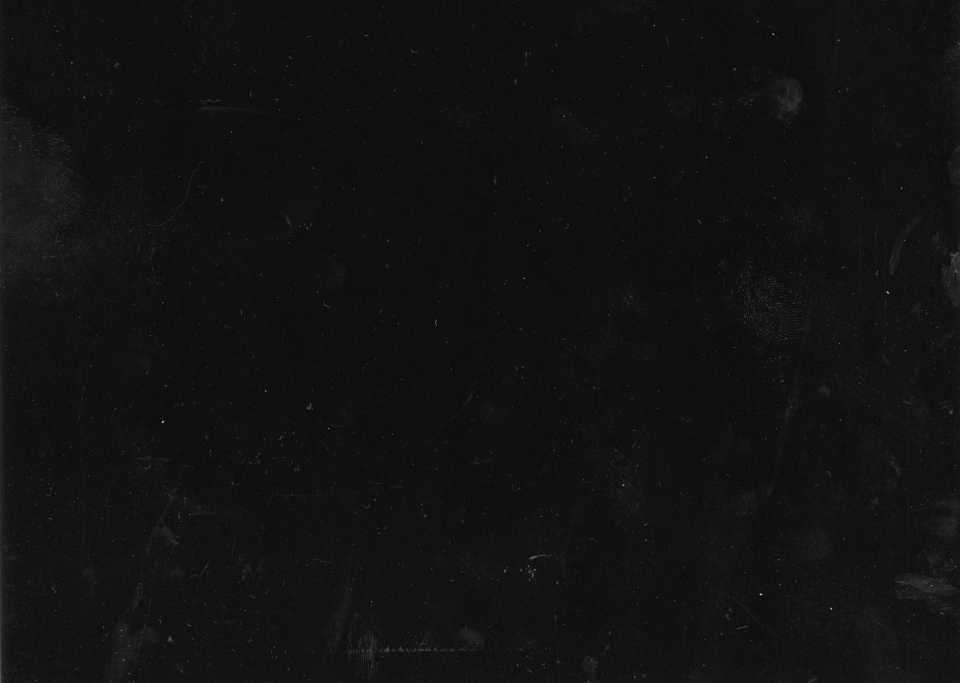
#> input picture endless-gallery/assets/generated/Grunge_353_TextureLabs.jpg, 1920 x 1365 px, given in place of grunge-353.jpg, which was not available (shown at 1/2 size)
$ python make_assets.py
#> lines starting #> are read from the running program, lines starting #| are printed output that depends on the picture
"""Bake the Three Hits textures.

  tariff_ink.png    the TARIFF stamp mark: blocky caps in a rectangular border, red ink, broken up with the supplied
                    Grunge 353 (it displaces the edges and makes the ink patchy), alpha = ink coverage
  dust_puff.png     a soft dust sprite for the stamp burst and the knock-off puff (Grunge 352 inside a radial falloff)
  stamp_wood.png    dark worn wood grain for the stamp handle and block (procedural, stretched noise + Grunge 353 wear)
  stamp_rubber.png  the red rubber face, ink-stained
Box textures (cardboard from Paper 363) and the Grunge 353 displacement map are the ones baked for the Shoebox Tower MG.
"""
import os

import numpy as np
from PIL import Image, ImageDraw, ImageFilter, ImageFont

ROOT = os.path.dirname(os.path.dirname(os.path.abspath(__file__)))
TEX = os.path.join(ROOT, "assets", "textures")
OUT = os.path.join(ROOT, "assets", "generated")
FONT = os.path.join(ROOT, "assets", "fonts", "Archivo-SemiCondensed-Black_wdth80_wght900.ttf")
rng = np.random.default_rng(64)


def gray(name, size):
    im = Image.open(os.path.join(TEX, name)).convert("L").resize(size, Image.LANCZOS)
    return np.asarray(im).astype(np.float32) / 255.0


def save_rgba(rgb, a, name):
    arr = np.dstack([np.clip(rgb, 0, 1), np.clip(a, 0, 1)])
    Image.fromarray((arr * 255 + 0.5).astype(np.uint8), "RGBA").save(os.path.join(OUT, name))


# ---------------------------------------------------------------- TARIFF ink
Wd, Hd = 1400, 600
mask = Image.new("L", (Wd, Hd), 0)
#> mask: PIL image 1400x600 L; every value is 0
d = ImageDraw.Draw(mask)
d.rounded_rectangle([40, 40, Wd - 40, Hd - 40], radius=26, outline=255, width=34)
font = ImageFont.truetype(FONT, 380)
txt = "TARIFF"
bb = d.textbbox((0, 0), txt, font=font)
#> bb = (-2, 76, 1276, 353)
tw, th = bb[2] - bb[0], bb[3] - bb[1]
#> tw = 1278; th = 277
d.text(((Wd - tw) / 2 - bb[0], (Hd - th) / 2 - bb[1] + 6), txt, font=font, fill=255)
m = np.asarray(mask).astype(np.float32) / 255.0
# displace the edges with the grunge map (a real stamp never prints a clean edge)
g = gray("grunge-353.jpg", (Wd, Hd))
gx = np.asarray(Image.fromarray((g * 255).astype(np.uint8)).filter(ImageFilter.GaussianBlur(3))).astype(np.float32) / 255
yy, xx = np.mgrid[0:Hd, 0:Wd].astype(np.float32)
sx = np.clip(xx + (gx - 0.5) * 14, 0, Wd - 1).astype(int)
sy = np.clip(yy + (np.roll(gx, 97, axis=1) - 0.5) * 14, 0, Hd - 1).astype(int)
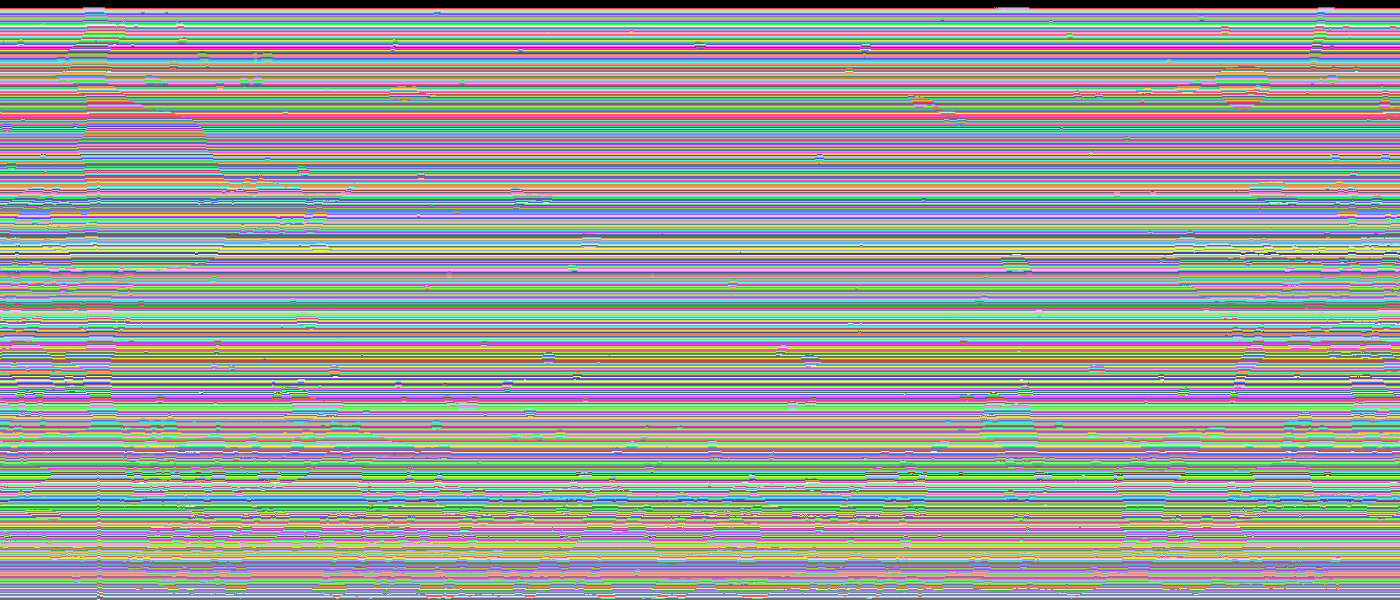
#> sy: shape (600, 1400) int64; 596 distinct labels, from 0 to 595; one colour per label, 0 black
m = m[sy, sx]
m = np.asarray(Image.fromarray((m * 255).astype(np.uint8)).filter(ImageFilter.GaussianBlur(1.2))).astype(np.float32) / 255
# patchy coverage: uneven pressure across the face (heavier bottom-left) and grunge dropouts
press = 0.78 + 0.22 * (1 - xx / Wd) * (yy / Hd) + 0.10 * (gray("grunge-352.jpg", (Wd, Hd)) - 0.5)
#> call 2 of gray, with name = 'grunge-352.jpg', size = (1400, 600)
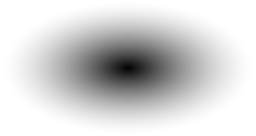
#> input picture endless-gallery/assets/generated/contact_shadow.png, 256 x 136 px, given in place of grunge-352.jpg, which was not available
#> in gray (call 2), `return np.asarray(im).astype(np.float32) / 255.0`: returned value: shape (600, 1400) float32; every value is 0
# the levelled Grunge 353 map (equalised, so its dust and scratches spread over the whole range)
drop = np.asarray(Image.open(os.path.join(OUT, "grunge353_dispmap.png")).convert("L").resize((Wd, Hd), Image.LANCZOS)).astype(np.float32) / 255
drop = np.roll(np.roll(drop, 211, axis=0), 389, axis=1)
holes = np.clip((drop - 0.60) / 0.30, 0, 1)            # light areas of the grunge = ink did not take
speck = rng.random((Hd // 3, Wd // 3)).astype(np.float32)
speck = np.asarray(Image.fromarray((speck * 255).astype(np.uint8)).resize((Wd, Hd), Image.NEAREST)).astype(np.float32) / 255
cov = m * np.clip(press, 0, 1) * (1 - 0.8 * holes) * (1 - 0.35 * (speck > 0.86))
cov = np.clip(cov * 1.25, 0, 0.98)
ink = np.array([0.47, 0.035, 0.03])                    # deep red; the decal is unlit, so this is what reads on the lid
rgb = np.ones((Hd, Wd, 3)) * ink[None, None, :] * (0.92 + 0.08 * gx[..., None])
save_rgba(rgb, cov, "tariff_ink.png")

# ---------------------------------------------------------------- dust puff sprite
S = 384
yy, xx = np.mgrid[0:S, 0:S].astype(np.float32)
r = np.sqrt((xx - S / 2) ** 2 + (yy - S / 2) ** 2) / (S / 2)
n = gray("grunge-352.jpg", (S, S))
#> in gray (call 3), `im = Image.open(os.path.join(TEX, name)).convert("L").resize(size, Ima..`: im: PIL image 384x384 L; every value is 0
#> in gray (call 3), `return np.asarray(im).astype(np.float32) / 255.0`: returned value: shape (384, 384) float32; every value is 0
n = np.asarray(Image.fromarray((n * 255).astype(np.uint8)).filter(ImageFilter.GaussianBlur(6))).astype(np.float32) / 255
a = np.clip(1 - r, 0, 1) ** 1.8 * (0.35 + 0.9 * n)
a = np.asarray(Image.fromarray((np.clip(a, 0, 1) * 255).astype(np.uint8)).filter(ImageFilter.GaussianBlur(4))).astype(np.float32) / 255
save_rgba(np.ones((S, S, 3)) * np.array([0.86, 0.79, 0.69]), a * 0.85, "dust_puff.png")
#> call 2 of save_rgba, with name = 'dust_puff.png'
#> in save_rgba (call 2), `arr = np.dstack([np.clip(rgb, 0, 1), np.clip(a, 0, 1)])`:
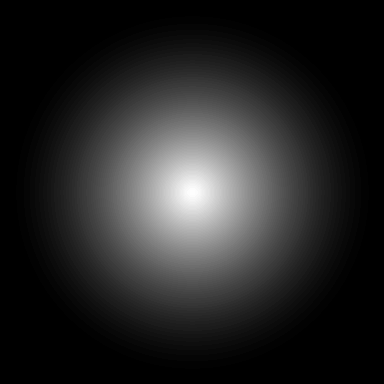
#> a: shape (384, 384) float32; min 0, max 0.283, mean 0.0427; drawn with min black and max white

# ---------------------------------------------------------------- stamp wood (dark, worn, grain along U)
Wt, Ht = 1024, 512
grain = rng.normal(0, 1, (Ht, 32)).astype(np.float32)
grain = np.asarray(Image.fromarray(grain).resize((Wt, Ht), Image.BICUBIC))
fine = rng.normal(0, 1, (Ht, Wt // 4)).astype(np.float32)
fine = np.asarray(Image.fromarray(fine).resize((Wt, Ht), Image.BILINEAR))
wear = gray("grunge-353.jpg", (Wt, Ht))
#> call 4 of gray, with name = 'grunge-353.jpg', size = (1024, 512)
#> in gray (call 4), `im = Image.open(os.path.join(TEX, name)).convert("L").resize(size, Ima..`:
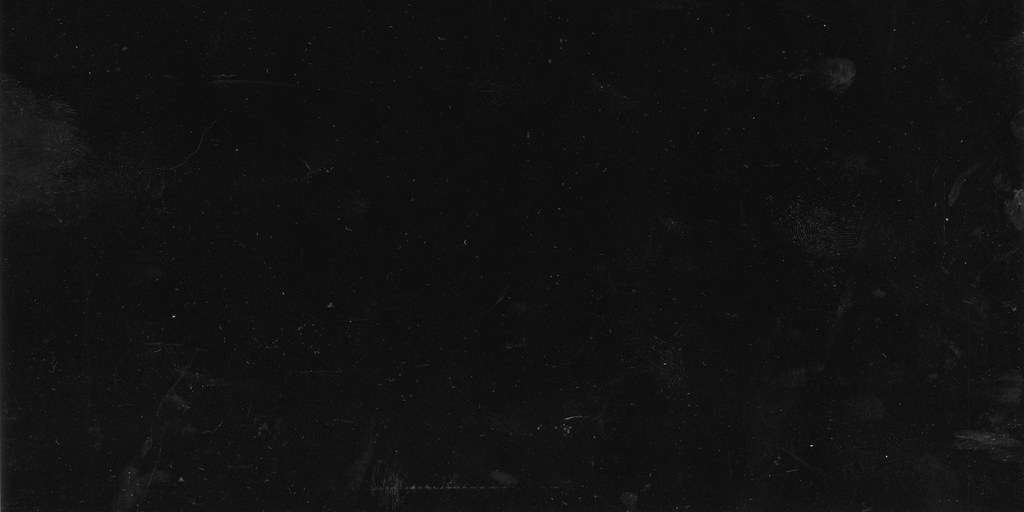
#> im: PIL image 1024x512 L; min 4, max 193, mean 17.5
lum = 1 + 0.16 * grain + 0.05 * fine + 0.25 * (wear - 0.5)
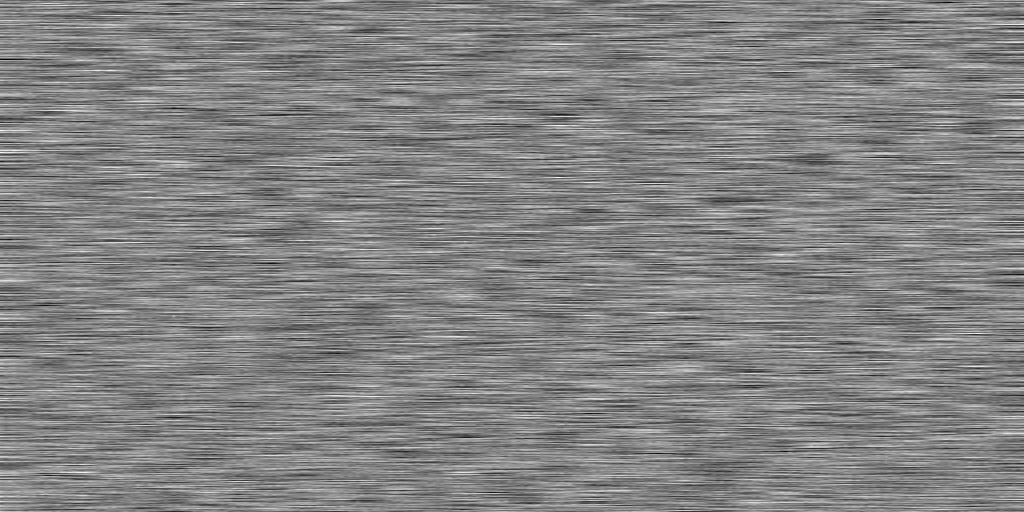
#> lum: shape (512, 1024) float32; min 0.196, max 1.55, mean 0.891; drawn with min black and max white
base = np.array([0.20, 0.115, 0.07])
save_rgba(base[None, None, :] * lum[..., None], np.ones((Ht, Wt)), "stamp_wood.png")
#> call 3 of save_rgba, with name = 'stamp_wood.png'
#> in save_rgba (call 3), `arr = np.dstack([np.clip(rgb, 0, 1), np.clip(a, 0, 1)])`:
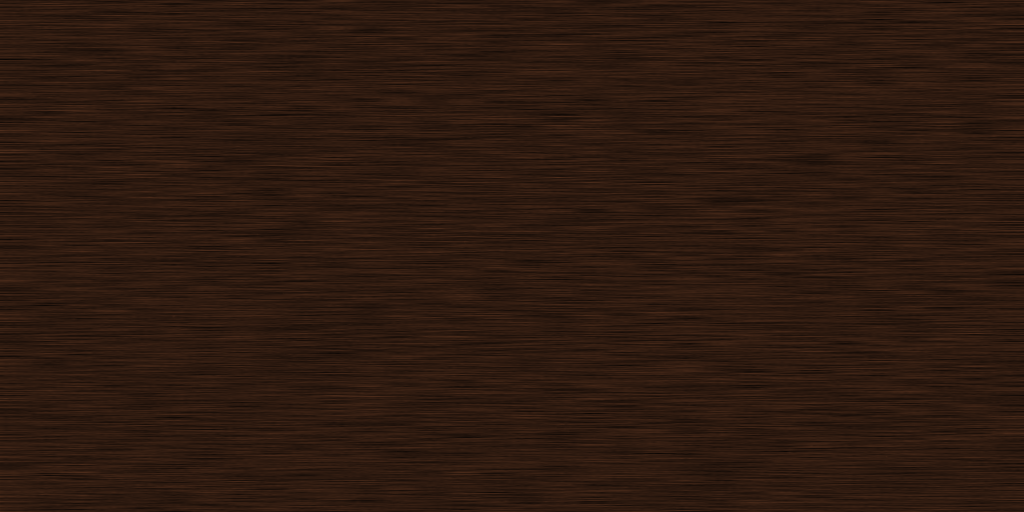
#> arr: shape (512, 1024, 4) float64; mean of channels 0, 1, 2, 3 0.178, 0.103, 0.0624, 1; drawn as R, G, B
#> in save_rgba (call 3), `arr = np.dstack([np.clip(rgb, 0, 1), np.clip(a, 0, 1)])`: a: shape (512, 1024) float64; every value is 1

# ---------------------------------------------------------------- rubber face (red, ink-stained)
Wt, Ht = 512, 256
st = gray("grunge-352.jpg", (Wt, Ht))
#> in gray (call 5), `im = Image.open(os.path.join(TEX, name)).convert("L").resize(size, Ima..`: im: PIL image 512x256 L; every value is 0
#> in gray (call 5), `return np.asarray(im).astype(np.float32) / 255.0`: returned value: shape (256, 512) float32; every value is 0
rub = np.array([0.42, 0.06, 0.05])[None, None, :] * (0.75 + 0.35 * st[..., None])
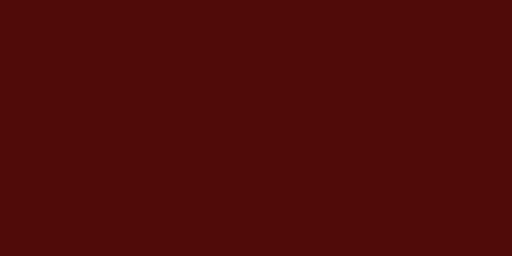
#> rub: shape (256, 512, 3) float64; mean of channels 0, 1, 2 0.315, 0.045, 0.0375; drawn as R, G, B
save_rgba(rub, np.ones((Ht, Wt)), "stamp_rubber.png")
#> in save_rgba (call 4), `arr = np.dstack([np.clip(rgb, 0, 1), np.clip(a, 0, 1)])`: a: shape (256, 512) float64; every value is 1
print("assets ->", OUT, sorted(os.listdir(OUT)))
